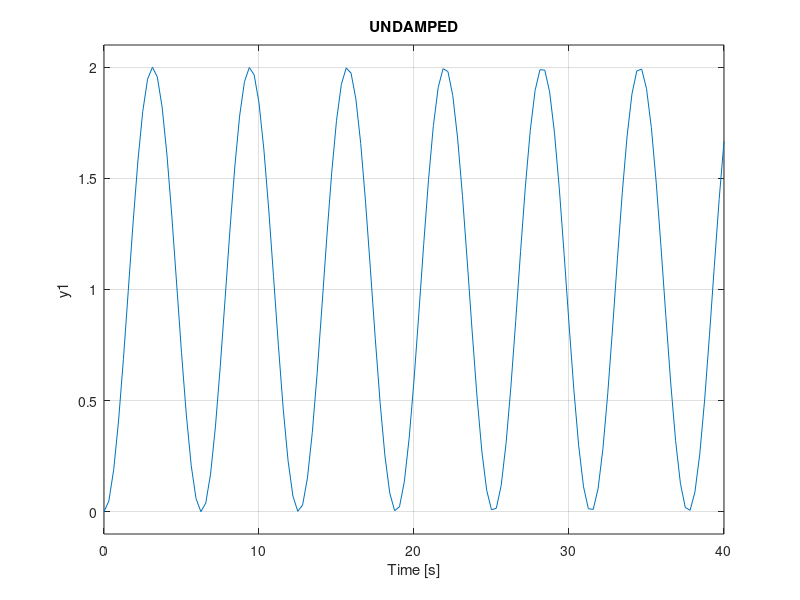

Reproduce this figure in MATLAB.
% EXPERIMENT 2 
% Observe the unit step response of the second order transfer
% function G1(s) using MATLAB. By observing the time domain response, proof
% that the transfer function is of an under damped control system. For the
% system if ?=0, then observe the unit step response by writing code.
clc
n=1;
d1=[1 0.6 1];
sys1=tf(n,d1);
d2=[1 0 1];
sys2=tf(n,d2);
subplot(211),step(sys1),title('UNDERDAMPED'),grid on;
subplot(212),step(sys2),title('UNDAMPED'),grid on;
